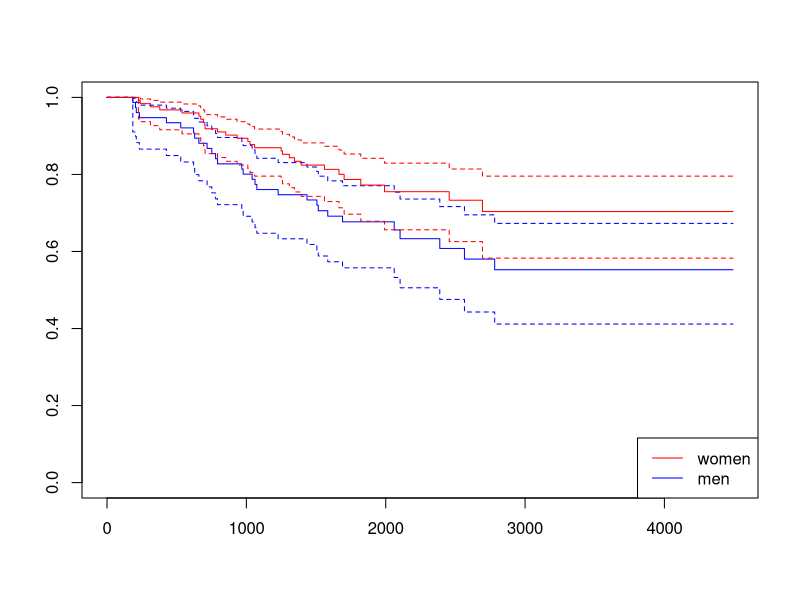
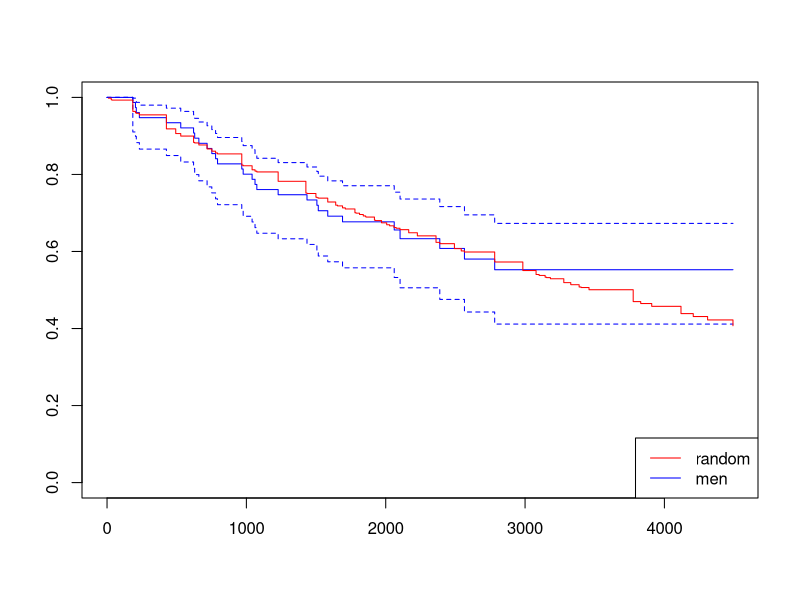
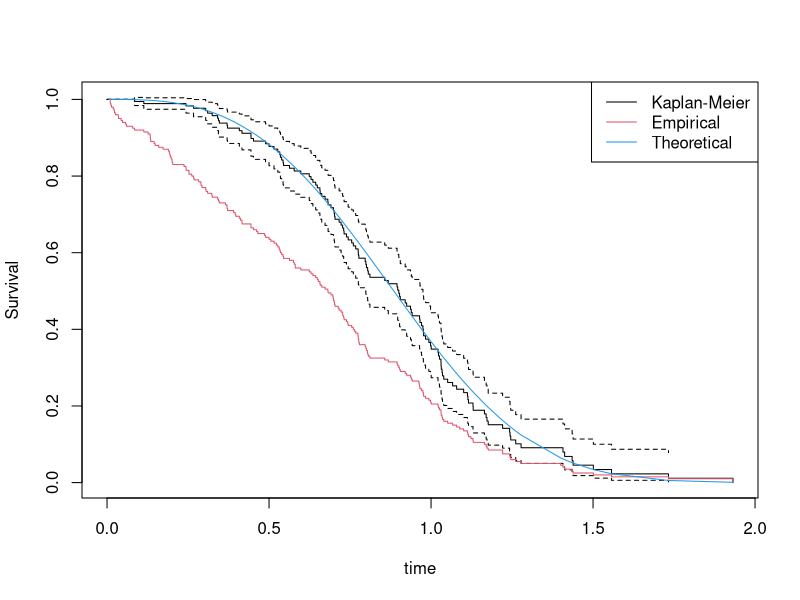

Write the R code that produced these figures, in order.
## ---- chunk 1
knitr::opts_chunk$set(echo = TRUE)
library(kableExtra)

## ---- chunk 2
library(survival)
melanoma <- read.csv("melanoma.dat", sep="")
delta <- 1*(melanoma$state==1)
## ---- chunk 3

melaSurv.maenner <- Surv(melanoma$time[melanoma$sex==1],delta[melanoma$sex==1])
km.maenner <- survfit(melaSurv.maenner~1,type="kaplan-meier",conf.type="log-log")

melaSurv.frauen <- Surv(melanoma$time[melanoma$sex==0],delta[melanoma$sex==0])
km.frauen <- survfit(melaSurv.frauen~1,type="kaplan-meier",conf.type="log-log")

# Plot
#---------------------
par(mfrow=c(1,1))
plot(km.maenner, mark.time=F, col="blue")
par(new=TRUE)
plot(km.frauen, mark.time=F, col="red", axes = FALSE)
legend("bottomright", c("women","men"), col=c("red","blue"),lty=1)
## ---- chunk 4
survdiff(Surv(melanoma$time,delta) ~ melanoma$sex, rho=0)
survdiff(Surv(melanoma$time,delta)~ melanoma$sex, rho=1)
## ---- chunk 5

# Plot
#-------
par(mfrow=c(1,1))
plot(km.maenner,mark.time=F,col="blue")
lines(km.maenner$time,exp(-0.0002*km.maenner$time),type="s",col="red")
legend("bottomright", c("random","men"), col=c("red","blue"),lty=1)

# Log-rank test with offset S_0(t) = exp(-lambda_0*time) and lambda_0 = 0.0002
## Offset to fix parameter
#-------------------------------------------------------------------------------
log.rank2 <- survdiff(melaSurv.maenner ~ offset(exp(-0.0002*km.maenner$time)),rho=0)
log.rank2
## ---- chunk 6
set.seed(1234)
cens <- rexp(n=200,rate=2/3)
time1 <- rweibull(n=100,shape=3,scale=1/0.928)
time2 <- (-log(1-runif(n=100)))^(1/3)
time <- c(time1,time2)
delta <- 1*(time<=cens)
time <- time*(time<=cens)+cens*(time>cens)
group <- c(rep(1,length(time1)),rep(2,length(time2)))
data <- data.frame(cbind(time,delta,group))
head(data)
## ---- chunk 7
(log.rank <- survdiff(Surv(time,delta) ~ group, data=data, rho=0))
(wilcoxon <- survdiff(Surv(time,delta) ~ group, data=data, rho=1))
sum(delta)
## ---- chunk 8
log.rank2 <- survdiff(Surv(time,delta) ~ offset(exp(-(0.928*time)^3)),data=data, rho=0)
log.rank2
wilcoxon2 <- survdiff(Surv(time,delta) ~ offset(exp(-(0.928*time)^3)),data=data, rho=1)
wilcoxon2
## ---- chunk 9
emp.Survival <- rep(1,nrow(data))
for(i in 1:(nrow(data)-1))
{
  emp.Survival[i+1] <- (nrow(data) - i)/nrow(data)
}
kaplan.meier <- survfit(Surv(time,delta) ~ 1,data=data,conf.type="none")
head(data)
plot(kaplan.meier,mark.time=F,xlab="time",ylab="Survival")
lines(sort(data$time),emp.Survival,type="s",col=2)
lines(sort(data$time),1-pweibull(sort(data$time),shape=3, scale=1),type="l",col=4)
legend("topright",c("Kaplan-Meier","Empirical","Theoretical"),lty=1,
       col=c(1,2,4),bg="white")
log.rank3 <- survdiff(Surv(time,delta) ~ offset(emp.Survival),data=data, rho=0)
log.rank3
log.rank4 <- survdiff(Surv(time,delta) ~ offset(exp(-(1*time)^3)),data=data, rho=0)
log.rank4
## ---- chunk 10
data2 <- data[which(data$group==2),]
mean.dat <- mean(data2$time)
cat("Empirical:", mean.dat)
mean.th <- gamma(1+1/3)
cat("Theoretical:", mean.th)
mean.km <- 0.9018
cat("Kaplan-Meier:", mean.km)
## ---- chunk 11
median.dat <- median(data2$time)
cat("Empirical:", median.dat)
median.th <- log(2)^(1/3)         # [log(2)^(1/alpha)] / lambda
cat("Theoretical:", median.th)
median.km <- 0.9390
cat("Kaplan-Meier:", median.km)
## ---- chunk 12
## Theoretical
survival.mean.th   <- 1 - pweibull(q=mean.th,shape=3,scale=1)
survival.median.th <- 1 - pweibull(q=median.th,shape=3,scale=1)
cat("Theoretical survival times")
cat("Mean:", survival.mean.th)
cat("Median:", survival.median.th)

## Empirical estimator
kaplan.meier2        <- survfit(Surv(time,delta)~1,data=data2)
survival.mean.dat   <- kaplan.meier2$surv[max(which(kaplan.meier2$time<=mean.dat))]
survival.median.dat <- kaplan.meier2$surv[max(which(kaplan.meier2$time<=median.dat))]
cat("Empirical estimator")
cat("Mean:", survival.mean.dat)
cat("Median:", survival.median.dat)
## Kaplan-Meier
survival.mean.km   <- kaplan.meier2$surv[max(which(kaplan.meier2$time<=mean.km))]
survival.median.km <- kaplan.meier2$surv[max(which(kaplan.meier2$time<=median.km))]
cat("Kaplan-Meier")
cat("Mean:", survival.mean.km)
cat("Median:", survival.median.km)
